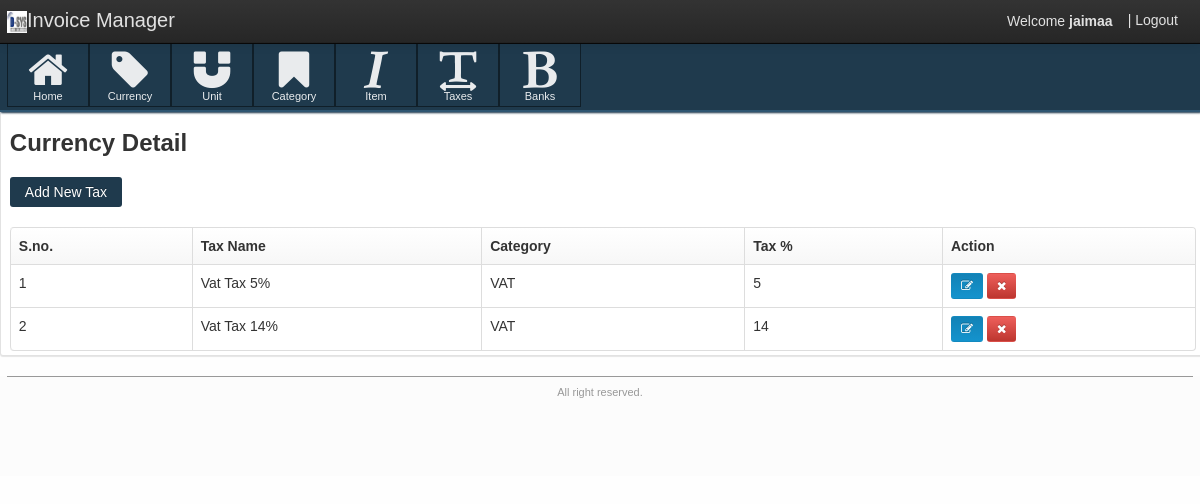
/JAIGST/tax_mgmt.php (signed in), run on the app's committed database.
### tables this page shows
CREATE TABLE `tax` (
  `tax_id` bigint(100) NOT NULL,
  `cat` varchar(50) NOT NULL,
  `tax` varchar(50) NOT NULL,
  `rate` double NOT NULL,
  `exmpt` decimal(50,0) NOT NULL
);

### JAIGST/tax_mgmt.php (the view, shortened to what this page needs)
<?php
if(isset($_SESSION['login']) && $_SESSION['type']=='Admin')
{
?>
<!DOCTYPE html>
<html lang="en">
<head>
    <link href="css/customize-template.css" type="text/css" media="screen, projection" rel="stylesheet" />
</head>
    <body>
    <div class="navbar navbar-fixed-top">
        <div class="navbar-inner">
            <div class="container">
                <a href="#" class="brand"><img src="images/Dsys Logo.png" width="20px" height="20px" />Invoice Manager</a>
                <div id="app-nav-top-bar" class="nav-collapse">
                   <ul class="nav pull-right">
					<li style="margin-top: 11px;">
						Welcome <strong><?php echo $_SESSION['UserName'] ?> </strong>
					</li>
                        <li>
                            <a href="signout.php">| Logout</a>
                        </li>
                    </ul>
                </div>
            </div>
        </div>
    </div>
    <div id="body-container">
        <div id="body-content">
            <div class="body-nav body-nav-horizontal body-nav-fixed">
                <div class="container">
                   			<ul> <li>
                                    <a href="dashboard.php">
                                        <i class="icon-home icon-large"></i> Home
                                    </a>
                                </li>
								<li>
                                    <a href="currency_mgmt.php">
                                        <i class="icon-tag icon-large"></i> Currency
                                    </a>
                                </li>
                                <li>
                                    <a href="unit_mgmt.php">
                                        <i class="icon-magnet icon-large"></i> Unit
                                    </a>
                                </li>
								<li>
                                    <a href="category_mgmt.php">
                                        <i class="icon-bookmark icon-large"></i> Category
                                    </a>
                                </li>
								<li>
                                    <a href="item_mgmt.php">
                                        <i class="icon-italic icon-large"></i> Item
                                    </a>
                                </li>
								<li>
                                    <a href="tax_mgmt.php">
                                        <i class="icon-text-width icon-large"></i> Taxes
                                    </a>
                                </li>
								<li>
                                    <a href="bank_mgmt.php">
                                        <i class="icon-bold icon-large"></i> Banks
                                    </a>
                                </li>
                    </ul>
                </div>
            </div>
<div class="box">
	<div class="container">
		<section class="content-header">
			<h3>
				Currency Detail
			</h3>
		</section>
	</div>
	<div class="box-content">
		<section id="my-account-security-form" class="page container">
				<div class="container">
					<div class="row">
						<div id="acct-password-row" class="span16">
                        <a href="create_tax.php?opt=1"><button id="submit-button" type="button" class="btn btn-primary" name="action" value="" style="margin-bottom:20px">Add New Tax</button></a>
                        <div class="box-content box-table">
                            <table id="sample-table" class="table table-hover table-bordered tablesorter">
                                <thead>
                                    <tr>
                                        <th>S.no.</th>
                                        <th>Tax Name</th>
                                        <th>Category</th>
                                        <th>Tax %</th>
                                        <th>Action</th>
                                    </tr>
                                </thead>
                                <tbody>
                                <?php
										$res=mysql_query("select * from tax");
										while($r=mysql_fetch_array($res))
										{
											echo "<tr><td>".$r[0]."</td><td>".$r[2]."</td><td>".$r[1]."</td><td>".$r[3]."</td><td class='td-actions'>
                                            	<a href='edit_tax.php?opt=3&tax_id=$r[0]' class='btn btn-small btn-info'>
                                                	<i class='btn-icon-only icon-edit'></i>
                                            	</a>
                                           		<a href='del_tax.php?opt=2&tax_id=$r[0]' onClick='confirmDelete();' class='btn btn-small btn-danger'>
                                            	    <i class='btn-icon-only icon-remove'></i>
                                            	</a>
												</td>
			                                    </tr>";
										}
										?>
                                </tbody>
                            </table>
						</div>
					</div>
            	</div>
		</section>
	</div></div>
    <footer class="application-footer">
        <div class="container">
            <div class="disclaimer">
                <p> All right reserved.</p>
            </div>
        </div>
    </footer>
	</body>
</html>
<?php
}
else
{header('location:signout.php');}
?>

### JAIGST/tax_mgmt.php (style rules this page uses)
#body-content { padding-bottom: 0px !important; }
.application-footer { margin-top: 0px !important; }
#body-container { height: auto; min-height: 0% !important; }

### data on the page
tax: tax_id "1", tax "Vat Tax 5%", cat "VAT", rate "5"
tax: tax_id "2", tax "Vat Tax 14%", cat "VAT", rate "14"

### other printed values
$_SESSION['UserName'] "jaimaa"
